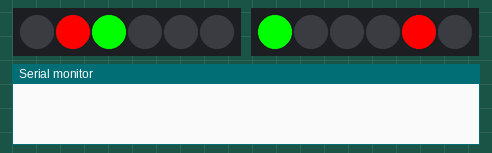
A sketch run on a simulated Arduino Uno, built with avr-gcc and run on an emulated ATmega328P. On the bench: 2 × 6 RGB LEDs in strip order, left to right, the last lines printed to the serial monitor.

Above: at 0.1 s.
At 13.1 s:
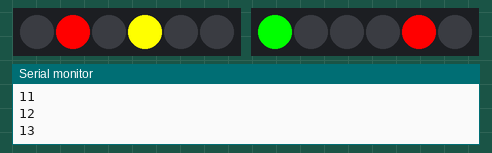
At 15.1 s:
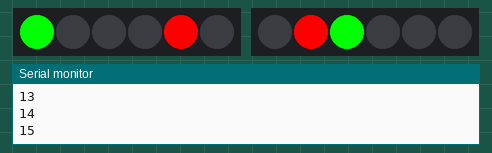
At 28.1 s:
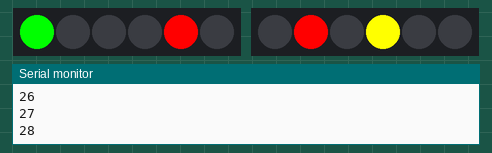
Timing chart, 0 to 125.5 s (numbered marks = the images above):
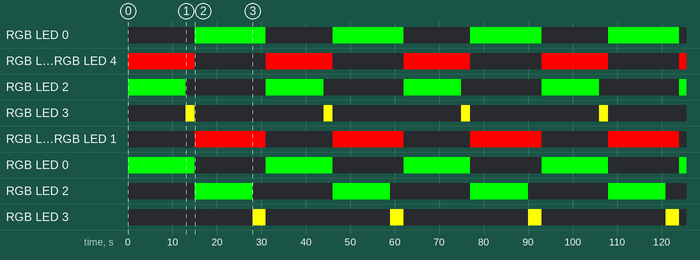

Measured:
- by itself, RGB LED 0: alternates RGB(0, 255, 0) for 16.0 s and off for 15.0 s
- by itself, RGB LED 1, RGB LED 4: alternates RGB(255, 0, 0) for 15.0 s and off for 16.0 s
- by itself, RGB LED 2, RGB LED 2: alternates RGB(0, 255, 0) for 13.0 s and off for 18.0 s
- by itself, RGB LED 3: alternates RGB(255, 255, 0) for 2.0 s and off for 29.0 s
- by itself, RGB LED 4, RGB LED 1: alternates RGB(255, 0, 0) for 16.0 s and off for 15.0 s
- by itself, RGB LED 0: alternates RGB(0, 255, 0) for 15.0 s and off for 16.0 s
- by itself, RGB LED 3: alternates RGB(255, 255, 0) for 3.0 s and off for 28.0 s

The sketch:

trafficLight.ino
```cpp
//used 1903 led with 5 led in a colum

#include "Adafruit_NeoPixel.h"
#define PIN1        8
#define PIN2         7
#define NUMPIXELS 6
Adafruit_NeoPixel colum1(NUMPIXELS, PIN1, NEO_GRB + NEO_KHZ800);
Adafruit_NeoPixel colum2(NUMPIXELS, PIN2, NEO_GRB + NEO_KHZ800);
auto red = colum1.Color(255, 0, 0);
auto green = colum1.Color(0, 255, 0);
auto yellow = colum1.Color(255, 255, 0);
auto off = colum1.Color(0, 0, 0);
uint8_t countTime;
const uint8_t maxTime = 30;
const uint8_t timeYellow = 2;
const uint8_t timeGreen = 13;
const uint8_t timeRed = 15;

uint8_t ledRed = 4;
uint8_t ledYellow = 3;
uint8_t ledGreen = 2;
uint8_t peLedRed = 1;
uint8_t peLedGreen = 0;

void setup() {
  // put your setup code here, to run once:
Serial.begin(115200);
colum1.begin();
colum1.clear();
colum2.begin();
colum2.clear();
}

void loop() {
  // put your main code here, to run repeatedly:
updateTime();

lane1();
lane2();
}

void updateTime()
{
static uint8_t maxTimeCount = maxTime;
static uint32_t lastTimeCount;
if (lastTimeCount+1000 <= millis())
{
  lastTimeCount = millis();
  countTime++;
  countTime = countTime>maxTime?0:countTime;
  Serial.println(countTime);
}
}
void lane1()
{
  // xanh - vàng - đỏ
  if (countTime < timeGreen)
  {
    colum1.setPixelColor(ledGreen, green);
    colum1.setPixelColor(ledYellow, off);
    colum1.setPixelColor(ledRed, off);

    colum1.setPixelColor(peLedGreen, off);
    colum1.setPixelColor(peLedRed, red);
    colum1.show();
  }
  else if (countTime >= timeGreen && countTime < timeGreen + timeYellow)
  {
    colum1.setPixelColor(ledGreen, off);
    colum1.setPixelColor(ledYellow, yellow);
    colum1.setPixelColor(ledRed, off);

    colum1.setPixelColor(peLedGreen, off);
    colum1.setPixelColor(peLedRed, red);
    colum1.show();
  }
  else
  {
    colum1.setPixelColor(ledGreen, off);
    colum1.setPixelColor(ledYellow, off);
    colum1.setPixelColor(ledRed, red);

    colum1.setPixelColor(peLedGreen, green);
    colum1.setPixelColor(peLedRed, off);
    colum1.show();
  }


}
void lane2()
{
  //  đỏ - xanh - vàng
  if (countTime < timeRed)
  {
    colum2.setPixelColor(ledGreen, off);
    colum2.setPixelColor(ledYellow, off);
    colum2.setPixelColor(ledRed, red);

    colum2.setPixelColor(peLedGreen, green);
    colum2.setPixelColor(peLedRed, off);
    colum2.show();
  }
  else if (countTime >= timeRed && countTime < timeRed + timeGreen)
  {
    colum2.setPixelColor(ledGreen, green);
    colum2.setPixelColor(ledYellow, off);
    colum2.setPixelColor(ledRed, off);

    colum2.setPixelColor(peLedGreen, off);
    colum2.setPixelColor(peLedRed, red);
    colum2.show();
  }
  else
  {
    colum2.setPixelColor(ledGreen, off);
    colum2.setPixelColor(ledYellow, yellow);
    colum2.setPixelColor(ledRed, off);

    colum2.setPixelColor(peLedGreen, off);
    colum2.setPixelColor(peLedRed, red);
    colum2.show();
  }
}
```
